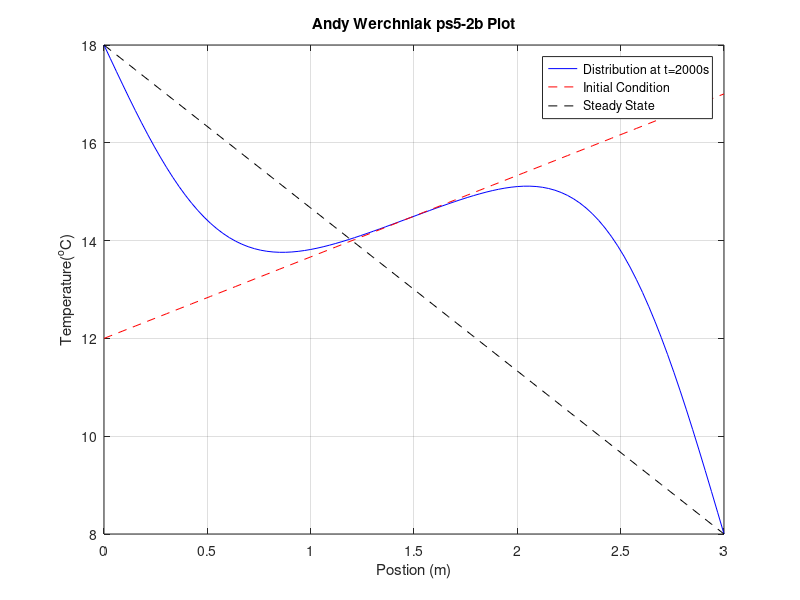
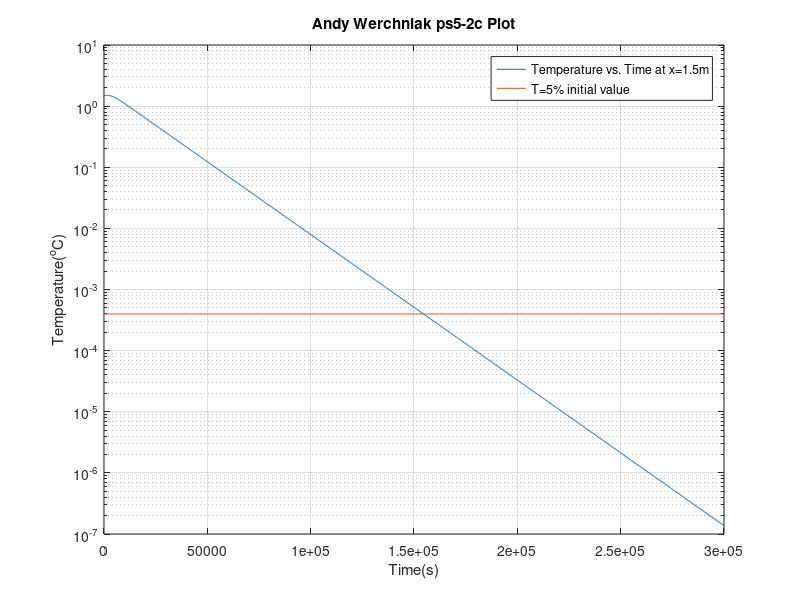

MATLAB code to generate these figures, in order:
clear;

A = 0.00064807;  %m^2
k = 142;         %W/(m degC)
D = 5e-05;       %m^2/sec
L = 3;           %m

xo = 18;         %degC
xL = 8;          %degC
m2 = 1.6667;     %degC/m
b2 = 12;         %degC

%2b
%Set t, so that we get a response for all of x at this value of time
t = 2000;

%code from ps3_3
n = 100;                         %How many terms of the series?
x = linspace(0,3,100);          %Create a position vector between 0 and L=3
sequence = zeros(k,length(x));  %Preallocate sequence matrix for speed

%Create vector for each term in series from 1 to k
for i = 1:n
    sequence(i,:) = (-6/pi)*(3*(-1)^i+2)/i*sin(i*pi*x/3) .* exp(-i^2*pi^2*D/L^2*t);
end

%Sum the terms of the sequence to get the series
series = 0;
for i=1:n
    series = series + sequence(i,:);
end

%Series is a graph of Temperature vs. position at the above specified t
%   for the homogeneous case. Must at the Steady State solution to this
%   for the full inhomogeneous solution
Tss = xo + (xL-xo)/L*x;
T = series + Tss;
plot(x,T, 'b');
xlabel('Postion (m)');
ylabel('Temperature(^oC)');
title('Andy Werchniak ps5-2b Plot');
grid on;
hold on;
plot(x,m2*x+b2, '--r');
plot(x,Tss, '--k');
legend(['Distribution at t=', num2str(t),'s'],'Initial Condition', 'Steady State');
hold off;

%2c
%Now, let's obtain a graph at a set x for all t
clear x; clear t; clear  sequence; clear series; clear T;

%Set position we would like to view
x = 1.5;

%code from ps3_3
n = 100;                        %How many terms of the series?
t = linspace(0,3e5,1000);       %Create a position vector between 0 and L=3
sequence = zeros(k,length(t));  %Preallocate sequence matrix for speed

%Create vector for each term in series from 1 to k
for i = 1:n
    sequence(i,:) = (-6/pi)*(3*(-1)^i+2)/i*sin(i*pi*x/3) .* exp(-i^2*pi^2*D/L^2*t);
end

%Sum the terms of the sequence to get the series
series = 0;
for i=1:n
    series = series + sequence(i,:);
end

%Series is a graph of Temperature vs. position at the above specified t
%   for the homogeneous case. Must at the Steady State solution to this
%   for the full inhomogeneous solution
Tss = xo + (xL-xo)/L*x;
T = series;      %Don't add Tss so we get a decaying exponential (same tau)
y = 0.05*(0.007938)*ones(1,length(t));      %T=0.007938 at t = 1e5 (extracted
                                            %with paintbrush. This is when
                                            %graph is sufficiently straight)
figure;
semilogy(t,T);
hold on;
semilogy(t,y);
xlabel('Time(s)');
ylabel('Temperature(^oC)');
title('Andy Werchniak ps5-2c Plot');
legend(['Temperature vs. Time at x=', num2str(x),'m'], 'T=5% initial value');
grid on;

%3c code for finding tau
v = find((T-y)<0);
threeTau = t(v(1))-1e5;
tau = threeTau/3;
fprintf('tau approximately equals %f\n', tau);

%output:
%tau approximately equals 18218.2182181

%The figures for 3d/f were  produced by entering t=0 or t=5tau,respectively,
%   at the top of this code
